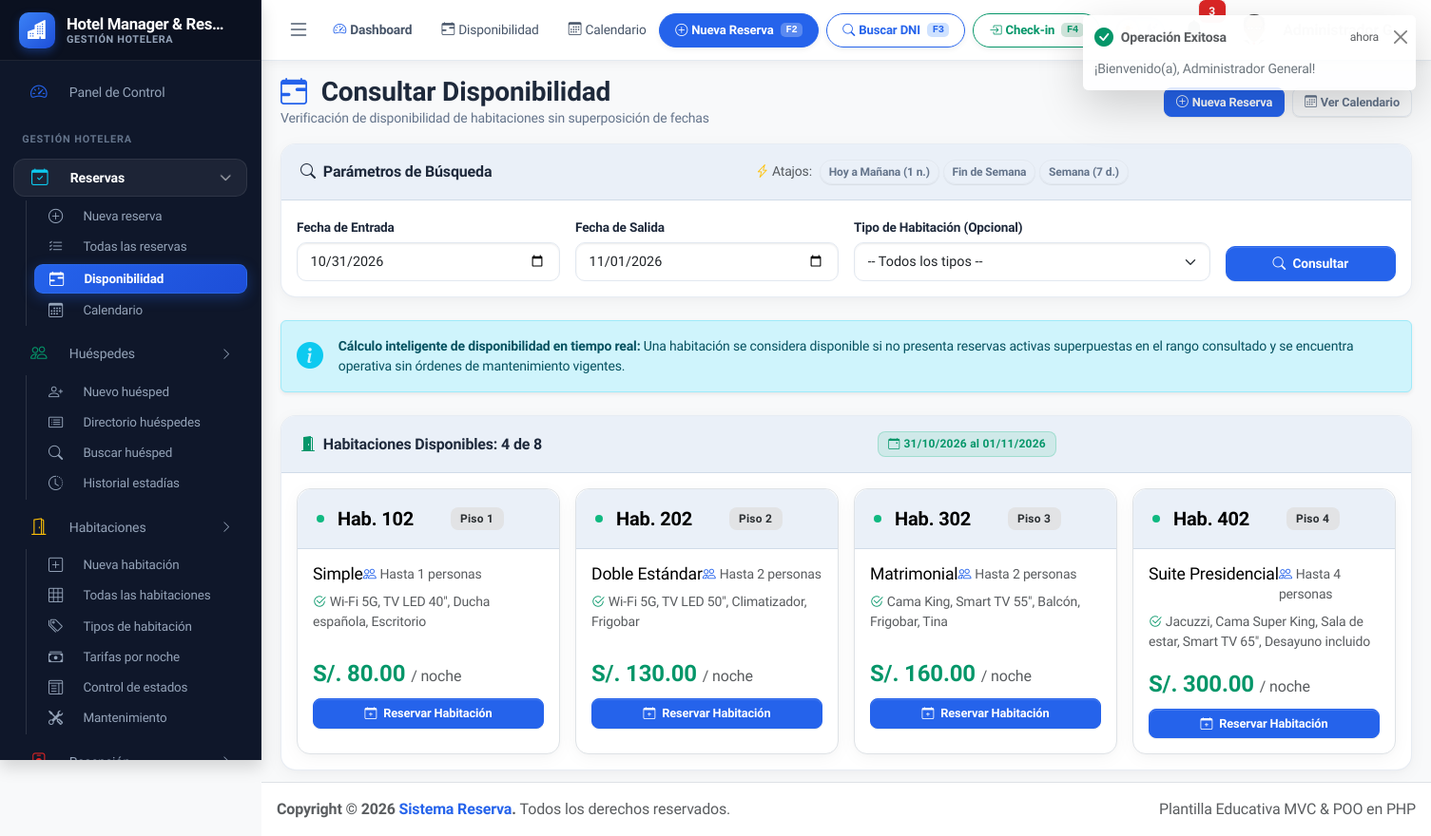
Before: /index.php?url=reservas/disponibilidad (signed in) with the older database file.
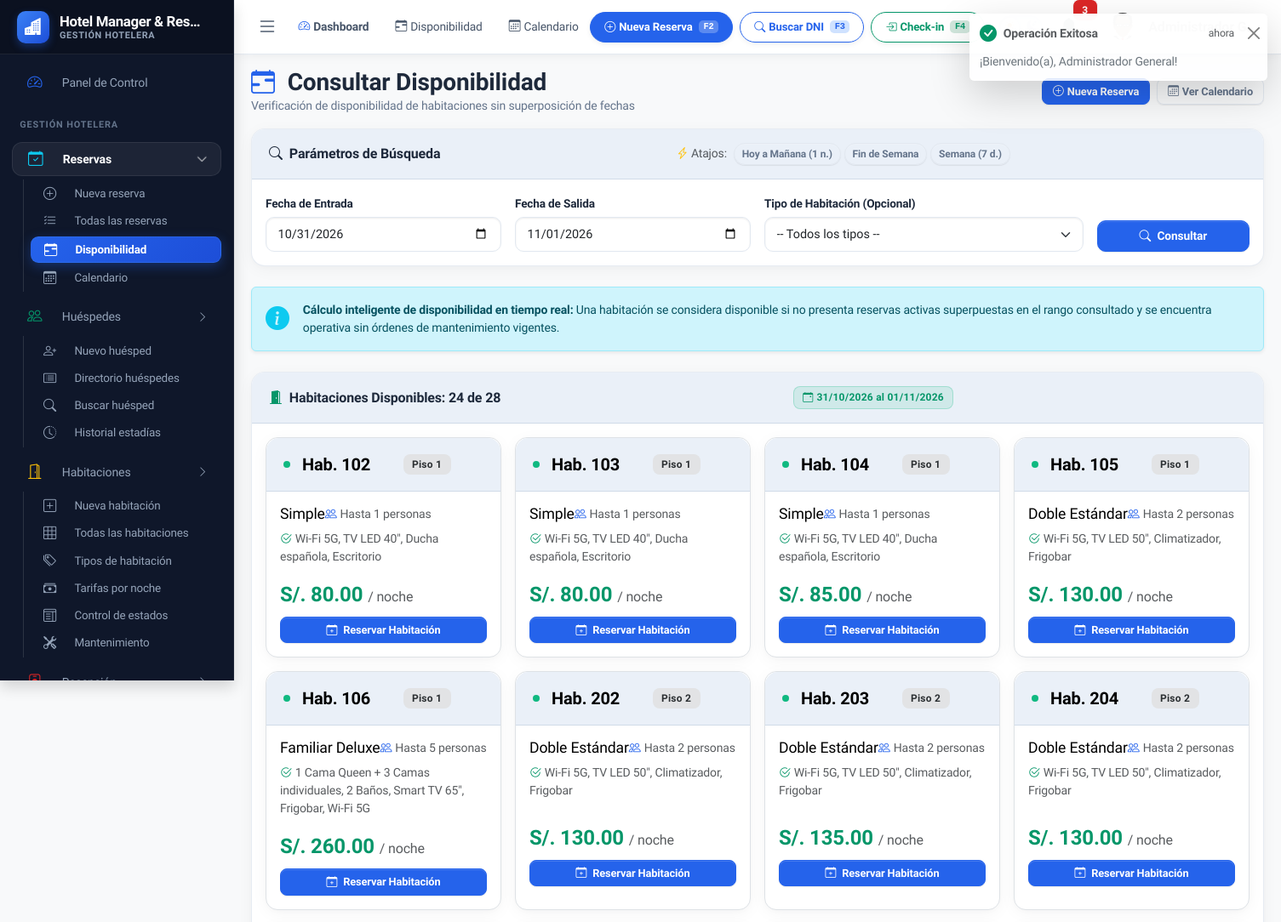
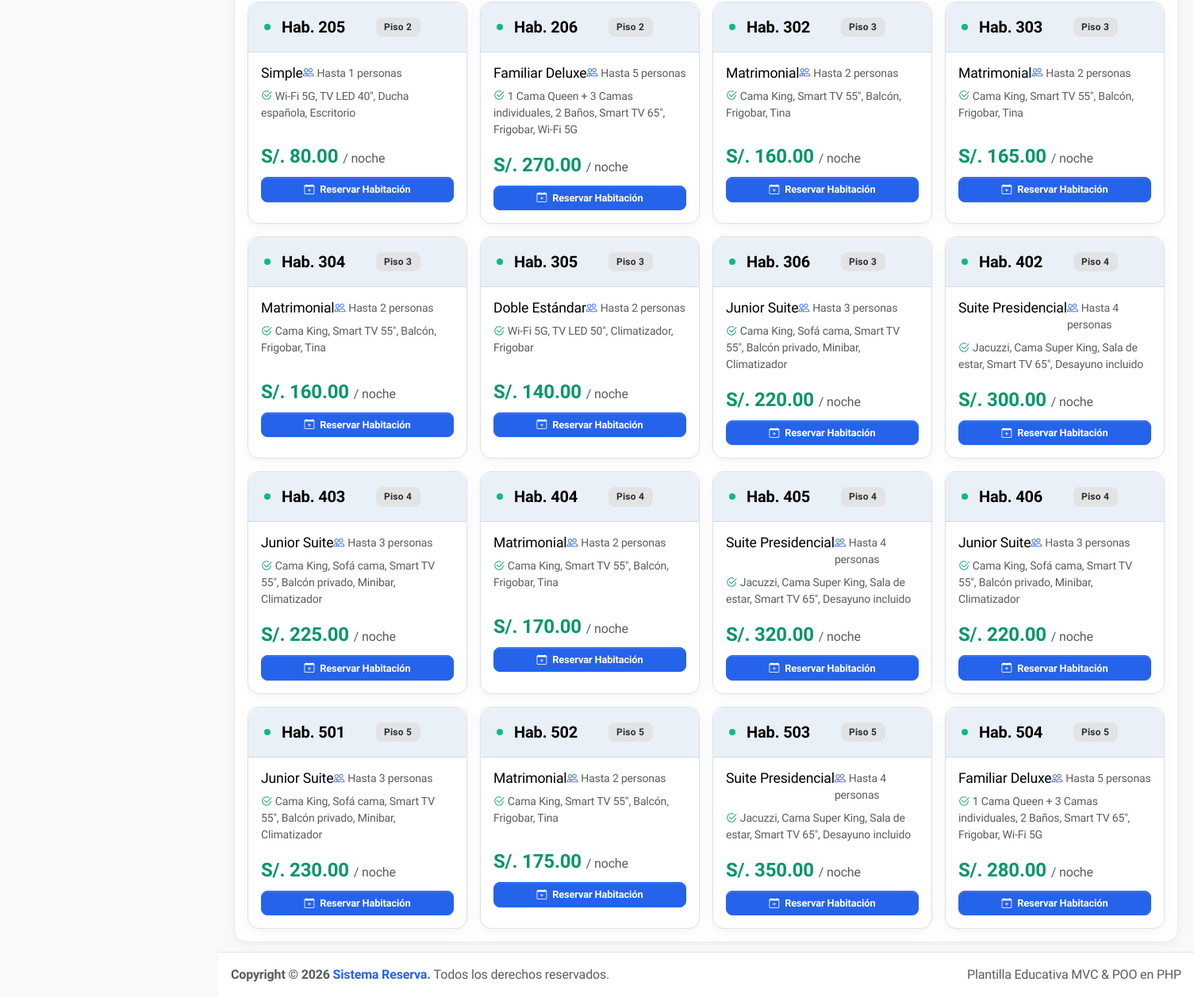
After: the same page with the newer database file (2 pictures, top to bottom).
### tables this page shows
CREATE TABLE IF NOT EXISTS habitaciones (
    id INT AUTO_INCREMENT PRIMARY KEY,
    numero VARCHAR(20) NOT NULL UNIQUE,
    tipo_id INT NOT NULL,
    piso VARCHAR(10) NOT NULL DEFAULT '1',
    precio_diario DECIMAL(10, 2) NOT NULL DEFAULT 0.00,
    estado ENUM('disponible', 'ocupada', 'limpieza', 'mantenimiento') DEFAULT 'disponible',
    descripcion TEXT NULL,
    created_at TIMESTAMP DEFAULT CURRENT_TIMESTAMP,
    updated_at TIMESTAMP DEFAULT CURRENT_TIMESTAMP ON UPDATE CURRENT_TIMESTAMP,
    FOREIGN KEY (tipo_id) REFERENCES tipos_habitacion(id) ON DELETE RESTRICT,
    INDEX idx_estado (estado)
);

CREATE TABLE IF NOT EXISTS tipos_habitacion (
    id INT AUTO_INCREMENT PRIMARY KEY,
    nombre VARCHAR(80) NOT NULL UNIQUE,
    descripcion TEXT NULL,
    capacidad INT NOT NULL DEFAULT 1,
    precio_base DECIMAL(10, 2) NOT NULL DEFAULT 0.00,
    caracteristicas TEXT NULL COMMENT 'Wifi, TV, Jacuzzi, Aire Acondicionado, etc.',
    estado TINYINT(1) DEFAULT 1,
    created_at TIMESTAMP DEFAULT CURRENT_TIMESTAMP
);

### app/Controllers/ReservaController.php (called while the page is built, shortened)
<?php
class ReservaController extends Controller
{
    private Reserva $reservaModel;
    private Habitacion $habModel;
    private TipoHabitacion $tipoModel;
    public function __construct()
    {
        $this->reservaModel = new Reserva();
        $this->habModel = new Habitacion();
        $this->tipoModel = new TipoHabitacion();
    }
    public function disponibilidad(): void
    {
        $entrada = $_GET['entrada'] ?? date('Y-m-d');
        $salida = $_GET['salida'] ?? date('Y-m-d', strtotime('+1 day'));
        $tipoId = !empty($_GET['tipo_id']) ? (int)$_GET['tipo_id'] : null;
        $habitacionesDisponibles = [];
        if (!empty($entrada) && !empty($salida)) {
            $habitacionesDisponibles = $this->reservaModel->obtenerHabitacionesDisponibles($entrada, $salida, $tipoId);
        }
        $tipos = $this->tipoModel->listarActivos();
        $todasHabitaciones = $this->habModel->listarTodos();
        $this->render('reservas/disponibilidad', [
            'entrada'                 => $entrada,
            'salida'                  => $salida,
            'tipoId'                  => $tipoId,
            'tipos'                   => $tipos,
            'habitacionesDisponibles' => $habitacionesDisponibles,
            'totalHabitaciones'       => count($todasHabitaciones)
        ], 'Consultar Disponibilidad de Habitaciones');
    }
}

### app/Core/Router.php (called while the page is built, shortened)
<?php
class Router
{
    public function dispatch(): void
    {
        $url = $_GET['url'] ?? '';
        $url = trim($url, '/');
        $partes = $url !== '' ? explode('/', $url) : [];
        $nombreControlador = !empty($partes[0]) ? strtolower($partes[0]) : 'home';
        $metodo = !empty($partes[1]) ? $partes[1] : 'index';
        $parametros = array_slice($partes, 2);
        $alias = [
            'checkin'        => ['RecepcionController', 'checkin'],
            'checkout'       => ['RecepcionController', 'checkout'],
            'disponibilidad' => ['ReservaController', 'disponibilidad'],
            'calendario'     => ['ReservaController', 'calendario'],
            'estadias'       => ['RecepcionController', 'estadias'],
        ];
        if (isset($alias[$nombreControlador])) {
            $nombreClase = $alias[$nombreControlador][0];
            $metodo = !empty($partes[1]) ? $this->formatearMetodo($partes[1]) : $alias[$nombreControlador][1];
            $controladorCompleto = "App\\Controllers\\{$nombreClase}";
        } else {
            $metodo = $this->formatearMetodo($metodo);
        }
        $instanciaControlador = new $controladorCompleto();
        call_user_func_array([$instanciaControlador, $metodo], $parametros);
    }
    private function formatearMetodo(string $nombre): string
    {
        $partes = explode('-', $nombre);
        $metodo = array_shift($partes);
        return lcfirst($metodo);
    }
}

### public/index.php (called while the page is built, shortened)
<?php
require_once __DIR__ . '/../app/Core/Autoloader.php';
require_once __DIR__ . '/../app/Config/App.php';
require_once __DIR__ . '/../app/Core/Helpers.php';
$router = new Router();
$router->dispatch();

### app/Core/Autoloader.php (called while the page is built, shortened)
<?php
class Autoloader
{
    public static function registrar(): void
    {
        spl_autoload_register(function ($clase) {
            $prefijo = 'App\\';
            $directorioBase = dirname(__DIR__) . DIRECTORY_SEPARATOR;
            $longitudPrefijo = strlen($prefijo);
            $claseRelativa = substr($clase, $longitudPrefijo);
            $archivo = $directorioBase . str_replace('\\', DIRECTORY_SEPARATOR, $claseRelativa) . '.php';
        });
    }
}

### app/Config/Database.php (called while the page is built, shortened)
<?php
class Database
{
    private static string $host = 'localhost';
    private static string $database = 'sistema_reserva';
    private static string $username = 'root';
    private static string $password = '';
    private static ?PDO $conexion = null;
    public static function conectar(): PDO
    {
        if (self::$conexion === null) {
            $dsn = "mysql:host=" . self::$host . ";dbname=" . self::$database . ";charset=utf8mb4";
            try {
                self::$conexion = new PDO(
                    $dsn,
                    self::$username,
                    self::$password,
                    [
                        PDO::ATTR_ERRMODE => PDO::ERRMODE_EXCEPTION,
                        PDO::ATTR_DEFAULT_FETCH_MODE => PDO::FETCH_ASSOC,
                        PDO::ATTR_EMULATE_PREPARES => false
                    ]
                );
            } catch (PDOException $e) {
                echo "<!DOCTYPE html>
                <html lang='es'>
                <head>
                    <meta charset='UTF-8'>
                    <title>Error de Conexión - MySQL</title>
                    <style>
                        body { font-family: system-ui, -apple-system, sans-serif; background-color: #f4f6f9; padding: 40px 20px; }
                        .card { max-width: 650px; margin: 0 auto; background: #ffffff; border-radius: 10px; box-shadow: 0 4px 15px rgba(0,0,0,0.08); overflow: hidden; border: 1px solid #e2e8f0; }
                        .header { background: #dc3545; color: #fff; padding: 20px; }
                        .header h2 { margin: 0; font-size: 1.25rem; }
                        .content { padding: 25px; color: #334155; }
                        .error-box { background: #fff1f2; border: 1px solid #fecdd3; border-radius: 6px; padding: 12px; font-family: monospace; font-size: 0.85rem; color: #be123c; margin: 15px 0; word-break: break-all; }
                        ol { padding-left: 20px; line-height: 1.6; }
                        code { background: #e2e8f0; padding: 2px 6px; border-radius: 4px; font-size: 0.9em; }
                    </style>
                </head>
                <body>
                    <div class='card'>
                        <div class='header'>
                            <h2>⚠️ Error de Conexión a la Base de Datos</h2>
                        </div>
                        <div class='content'>
                            <p>No se pudo conectar a la base de datos <strong>" . htmlspecialchars(self::$database) . "</strong> en <code>" . htmlspecialchars(self::$host) . "</code>.</p>
                            <div class='error-box'>
                                <strong>Detalle técnico:</strong> " . htmlspecialchars($e->getMessage()) . "
                            </div>
                            <h4 style='margin-bottom: 8px;'>Guía de solución para alumnos:</h4>
                            <ol>
                                <li>Abre <strong>Laragon</strong> y haz clic en <strong>Start All</strong> para encender Apache y MySQL.</li>
                                <li>Asegúrate de importar el script <code>database/database.sql</code> en <em>phpMyAdmin</em> o <em>HeidiSQL</em>.</li>
                                <li>Si tus credenciales son distintas a <code>root</code> y contraseña vacía, cámbialas en <code>app/Config/Database.php</code>.</li>
                            </ol>
                        </div>
                    </div>
                </body>
                </html>";
                exit;
            }
        }
        return self::$conexion;
    }
}

### app/Core/Model.php (called while the page is built, shortened)
<?php
abstract class Model
{
    public function __construct()
    {
        $this->db = Database::conectar();
    }
}

### app/Models/Reserva.php (called while the page is built, shortened)
<?php
class Reserva extends Model
{
    public function obtenerHabitacionesDisponibles(string $fechaEntrada, string $fechaSalida, ?int $tipoId = null, ?int $ignorarReservaId = null): array
    {
        $sql = "SELECT h.*, th.nombre as tipo_nombre, th.capacidad, th.caracteristicas
                FROM habitaciones h
                INNER JOIN tipos_habitacion th ON th.id = h.tipo_id
                WHERE h.estado != 'mantenimiento'
                AND h.id NOT IN (
                    SELECT rh.habitacion_id
                    FROM reserva_habitaciones rh
                    INNER JOIN reservas r ON r.id = rh.reserva_id
                    WHERE r.estado NOT IN ('cancelada', 'finalizada')
                    AND r.fecha_entrada < :fecha_salida
                    AND r.fecha_salida > :fecha_entrada";
        $params = [
            ':fecha_entrada' => $fechaEntrada,
            ':fecha_salida'  => $fechaSalida,
        ];
        $sql .= " )";
        $sql .= " ORDER BY h.piso ASC, h.numero ASC";
        $stmt = $this->db->prepare($sql);
        $stmt->execute($params);
        return $stmt->fetchAll();
    }
}

### app/Core/Helpers.php (called while the page is built, shortened)
<?php
if (!function_exists('base_url')) {
    function base_url(string $path = ''): string
    {
        return App::baseUrl() . ($path ? '/' . ltrim($path, '/') : '');
    }
}
if (!function_exists('url')) {
    function url(string $route = ''): string
    {
        $route = ltrim($route, '/');
        if ($route === '') {
            return base_url();
        }
        if (str_contains($route, '?')) {
            [$path, $query] = explode('?', $route, 2);
            return base_url('index.php?url=' . $path . '&' . $query);
        }
        return base_url('index.php?url=' . $route);
    }
}
if (!function_exists('dinero')) {
    function dinero(float|int|string|null $monto): string
    {
        $num = (float)($monto ?? 0);
        return 'S/. ' . number_format($num, 2, '.', ',');
    }
}

### app/Config/App.php (called while the page is built, shortened)
<?php
class App
{
    public static function baseUrl(): string
    {
        $protocol = (!empty($_SERVER['HTTPS']) && $_SERVER['HTTPS'] !== 'off') ? "https://" : "http://";
        $host = $_SERVER['HTTP_HOST'] ?? 'localhost';
        $scriptDir = str_replace('\\', '/', dirname($_SERVER['SCRIPT_NAME'] ?? ''));
        if ($scriptDir === '/' || $scriptDir === '.' || $scriptDir === '') {
            $baseFolder = '';
        } else {
            $baseFolder = '/' . trim($scriptDir, '/');
        }
        return rtrim($protocol . $host . $baseFolder, '/');
    }
}

### app/Views/reservas/disponibilidad.php (the view, shortened to what the rows shown need)
<div class="app-content">
    <div class="container-fluid">
        <div class="card">
            <div class="card-body">
                <?php if (empty($habitacionesDisponibles)): ?>
                    <div class="text-center py-5">
                        <i class="bi bi-calendar-x text-danger display-4 mb-3 d-block opacity-75"></i>
                        <h5 class="fw-bold">No hay habitaciones disponibles para las fechas seleccionadas</h5>
                        <p class="text-muted small">Intenta buscar en otro rango de fechas o seleccionar otra categoría de habitación.</p>
                        <button type="button" class="btn btn-outline-primary btn-sm mt-2" onclick="aplicarRangoFecha(1)">
                            <i class="bi bi-arrow-repeat me-1"></i> Consultar Hoy a Mañana
                        </button>
                    </div>
                <?php else: ?>
                    <div class="row g-3">
                        <?php foreach ($habitacionesDisponibles as $h): ?>
                            <div class="col-12 col-sm-6 col-md-4 col-lg-3">
                                <div class="card h-100 border shadow-xs room-card-modern is-available">
                                    <div class="card-header d-flex justify-content-between align-items-center py-2 border-bottom">
                                        <div class="d-flex align-items-center gap-2">
                                            <span class="pulse-dot pulse-dot-disponible"></span>
                                            <span class="fw-bold fs-5 text-body-emphasis">Hab. <?= htmlspecialchars($h['numero']) ?></span>
                                        </div>
                                        <span class="badge bg-secondary-subtle text-secondary-emphasis" style="font-size: 0.72rem; border-radius: 6px;">
                                            Piso <?= htmlspecialchars($h['piso']) ?>
                                        </span>
                                    </div>
                                    <div class="card-body d-flex flex-column justify-content-between">
                                        <div>
                                            <h6 class="card-title text-body-emphasis mb-1"><?= htmlspecialchars($h['tipo_nombre']) ?></h6>
                                            <div class="text-muted small mb-2">
                                                <i class="bi bi-people me-1 text-primary"></i>Hasta <?= $h['capacidad'] ?> personas
                                            </div>
                                            <div class="small text-muted mb-3">
                                                <i class="bi bi-check2-circle text-success me-1"></i><?= htmlspecialchars($h['caracteristicas'] ?: 'Wi-Fi, TV, Baño Privado') ?>
                                            </div>
                                        </div>
                                        <div>
                                            <div class="fs-4 fw-bold text-success mb-2">
                                                <?= dinero($h['precio_diario']) ?> <small class="fs-6 text-muted fw-normal">/ noche</small>
                                            </div>
                                            <a href="<?= url('reservas/crear?hab_id=' . $h['id'] . '&entrada=' . $entrada . '&salida=' . $salida) ?>" class="btn btn-primary btn-sm w-100">
                                                <i class="bi bi-calendar-plus me-1"></i> Reservar Habitación
                                            </a>
                                        </div>
                                    </div>
                                </div>
                            </div>
                        <?php endforeach; ?>
                    </div>
                <?php endif; ?>
            </div>
        </div>
    </div>
</div>

Changed rows visible on the page:
added habitaciones: numero "103", piso "1", tipo.nombre "Simple", tipo.capacidad "1", tipo.caracteristicas "Wi-Fi 5G, TV LED 40\", Ducha española, Escritorio", precio_diario "S/. 80.00"
added habitaciones: numero "104", piso "1", tipo.nombre "Simple", tipo.capacidad "1", tipo.caracteristicas "Wi-Fi 5G, TV LED 40\", Ducha española, Escritorio", precio_diario "S/. 85.00"
added habitaciones: numero "105", piso "1", tipo.nombre "Doble Estándar", tipo.capacidad "2", tipo.caracteristicas "Wi-Fi 5G, TV LED 50\", Climatizador, Frigobar", precio_diario "S/. 130.00"
added habitaciones: numero "106", piso "1", tipo.nombre "Familiar Deluxe", tipo.capacidad "5", tipo.caracteristicas "1 Cama Queen + 3 Camas individuales, 2 Baños, Smart TV 65\", Frigobar, Wi-Fi 5G", precio_diario "S/. 260.00"
added habitaciones: numero "203", piso "2", tipo.nombre "Doble Estándar", tipo.capacidad "2", tipo.caracteristicas "Wi-Fi 5G, TV LED 50\", Climatizador, Frigobar", precio_diario "S/. 135.00"
added habitaciones: numero "204", piso "2", tipo.nombre "Doble Estándar", tipo.capacidad "2", tipo.caracteristicas "Wi-Fi 5G, TV LED 50\", Climatizador, Frigobar", precio_diario "S/. 130.00"
added habitaciones: numero "205", piso "2", tipo.nombre "Simple", tipo.capacidad "1", tipo.caracteristicas "Wi-Fi 5G, TV LED 40\", Ducha española, Escritorio", precio_diario "S/. 80.00"
added habitaciones: numero "206", piso "2", tipo.nombre "Familiar Deluxe", tipo.capacidad "5", tipo.caracteristicas "1 Cama Queen + 3 Camas individuales, 2 Baños, Smart TV 65\", Frigobar, Wi-Fi 5G", precio_diario "S/. 270.00"
added habitaciones: numero "303", piso "3", tipo.nombre "Matrimonial", tipo.capacidad "2", tipo.caracteristicas "Cama King, Smart TV 55\", Balcón, Frigobar, Tina", precio_diario "S/. 165.00"
added habitaciones: numero "304", piso "3", tipo.nombre "Matrimonial", tipo.capacidad "2", tipo.caracteristicas "Cama King, Smart TV 55\", Balcón, Frigobar, Tina", precio_diario "S/. 160.00"
added habitaciones: numero "305", piso "3", tipo.nombre "Doble Estándar", tipo.capacidad "2", tipo.caracteristicas "Wi-Fi 5G, TV LED 50\", Climatizador, Frigobar", precio_diario "S/. 140.00"
added habitaciones: numero "306", piso "3", tipo.nombre "Junior Suite", tipo.capacidad "3", tipo.caracteristicas "Cama King, Sofá cama, Smart TV 55\", Balcón privado, Minibar, Climatizador", precio_diario "S/. 220.00"
added habitaciones: numero "403", piso "4", tipo.nombre "Junior Suite", tipo.capacidad "3", tipo.caracteristicas "Cama King, Sofá cama, Smart TV 55\", Balcón privado, Minibar, Climatizador", precio_diario "S/. 225.00"
added habitaciones: numero "404", piso "4", tipo.nombre "Matrimonial", tipo.capacidad "2", tipo.caracteristicas "Cama King, Smart TV 55\", Balcón, Frigobar, Tina", precio_diario "S/. 170.00"
added habitaciones: numero "405", piso "4", tipo.nombre "Suite Presidencial", tipo.capacidad "4", tipo.caracteristicas "Jacuzzi, Cama Super King, Sala de estar, Smart TV 65\", Desayuno incluido", precio_diario "S/. 320.00"
added habitaciones: numero "406", piso "4", tipo.nombre "Junior Suite", tipo.capacidad "3", tipo.caracteristicas "Cama King, Sofá cama, Smart TV 55\", Balcón privado, Minibar, Climatizador", precio_diario "S/. 220.00"
added habitaciones: numero "501", piso "5", tipo.nombre "Junior Suite", tipo.capacidad "3", tipo.caracteristicas "Cama King, Sofá cama, Smart TV 55\", Balcón privado, Minibar, Climatizador", precio_diario "S/. 230.00"
added habitaciones: numero "502", piso "5", tipo.nombre "Matrimonial", tipo.capacidad "2", tipo.caracteristicas "Cama King, Smart TV 55\", Balcón, Frigobar, Tina", precio_diario "S/. 175.00"
added habitaciones: numero "503", piso "5", tipo.nombre "Suite Presidencial", tipo.capacidad "4", tipo.caracteristicas "Jacuzzi, Cama Super King, Sala de estar, Smart TV 65\", Desayuno incluido", precio_diario "S/. 350.00"
added habitaciones: numero "504", piso "5", tipo.nombre "Familiar Deluxe", tipo.capacidad "5", tipo.caracteristicas "1 Cama Queen + 3 Camas individuales, 2 Baños, Smart TV 65\", Frigobar, Wi-Fi 5G", precio_diario "S/. 280.00"
Other visible differences:
count($habitacionesDisponibles): "4" → "24"
$totalHabitaciones: "8" → "28"
